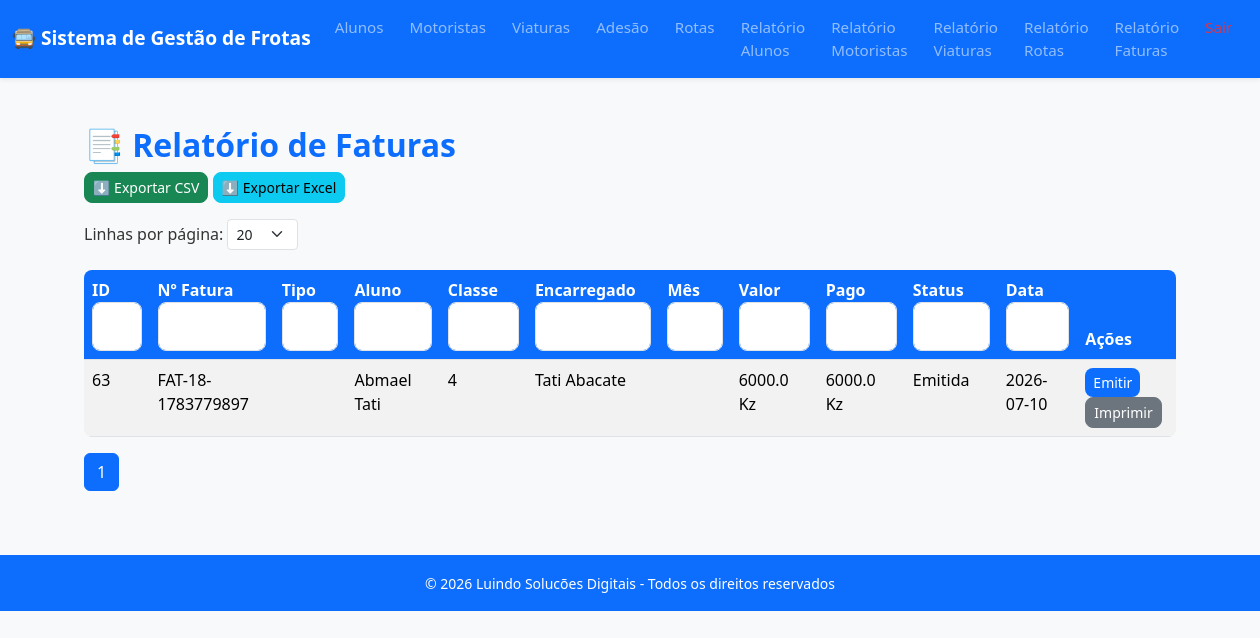
/relatorio/faturas (signed in), run on the app's committed database.
### tables this page shows
CREATE TABLE faturas (
    id_fatura INTEGER PRIMARY KEY AUTOINCREMENT,
    numero_fatura TEXT UNIQUE,
    mes TEXT,
    descricao TEXT,
    valor REAL,
    valor_pago REAL,
    remanescente REAL,
    metodo TEXT,
    data_pagamento TEXT,
    id_aluno INTEGER,
    observacoes TEXT, id_rota INTEGER, tipo TEXT DEFAULT 'Mensalidade' NOT NULL, status TEXT DEFAULT 'Pendente' NOT NULL, taxa_extra REAL,
    FOREIGN KEY (id_aluno) REFERENCES alunos(id_aluno)
);

CREATE TABLE alunos (
        id_aluno INTEGER PRIMARY KEY AUTOINCREMENT,
        nome TEXT NOT NULL,
        classe TEXT,
        encarregado TEXT,
        rota TEXT
    , periodo TEXT, ultimo_mes TEXT, status TEXT, telefone TEXT, id_rota INTEGER, valor REAL, adesao TEXT, data_adesao DATE);

### app.py (the view)
@app.route("/relatorio/faturas")
def relatorio_faturas():
    if not verificar_permissao(["Administrador", "Operador"]):
        return redirect(url_for("dashboard"))
    faturas = db.listar_faturas()  # usa a função que já tens
    return render_template("relatorio_faturas.html", faturas=faturas)

### app.py (called while the page is built)
def verificar_permissao(perfis_permitidos):
    if "usuario" not in session or session.get("perfil") not in perfis_permitidos:
        return False
    return True

### utils/db.py (called while the page is built)
def get_connection():
    conn = sqlite3.connect("frota.db")
    conn.row_factory = sqlite3.Row
    return conn

### templates/relatorio_faturas.html (shortened to what this page needs)
{% extends "base.html" %}
{% block content %}
<div class="container mt-4">
  <h2 class="fw-bold text-primary">📑 Relatório de Faturas</h2>
  <div class="mb-3">
    <button id="exportCSV" class="btn btn-success btn-sm">⬇️ Exportar CSV</button>
    <button id="exportExcel" class="btn btn-info btn-sm">⬇️ Exportar Excel</button>
  </div>
  <div class="mb-3">
    <label for="rowsPerPage" class="form-label">Linhas por página:</label>
    <select id="rowsPerPage" class="form-select form-select-sm" style="width:auto; display:inline-block;">
      <option value="20" selected>20</option>
    </select>
  </div>
  <table class="table table-striped mt-3" id="faturasTable">
    <thead>
      <tr>
        <th class="sortable">ID<br><input type="text" class="form-control filter"></th>
        <th class="sortable">Nº Fatura<br><input type="text" class="form-control filter"></th>
        <th class="sortable">Tipo<br><input type="text" class="form-control filter"></th>
        <th class="sortable">Aluno<br><input type="text" class="form-control filter"></th>
        <th class="sortable">Classe<br><input type="text" class="form-control filter"></th>
        <th class="sortable">Encarregado<br><input type="text" class="form-control filter"></th>
        <th class="sortable">Mês<br><input type="text" class="form-control filter"></th>
        <th class="sortable">Valor<br><input type="text" class="form-control filter"></th>
        <th class="sortable">Pago<br><input type="text" class="form-control filter"></th>
        <th class="sortable">Status<br><input type="text" class="form-control filter"></th>
        <th class="sortable">Data<br><input type="text" class="form-control filter"></th>
        <th>Ações</th>
      </tr>
    </thead>
    <tbody>
      {% for f in faturas %}
      <tr>
        <td>{{ f['id_fatura'] }}</td>
        <td>{{ f['numero_fatura'] }}</td>
        {% if f['tipo'] == 'Mensalidade' %}
          <td>Mensalidade - {{ f['mes'] }}</td>
        {% else %}
          <td>{{ f['tipo'] }}</td>
        {% endif %}
        <td>{{ f['nome_aluno'] }}</td>
        <td>{{ f['classe'] }}</td>
        <td>{{ f['encarregado'] }}</td>
        <td>{{ f['mes'] }}</td>
        <td>{{ f['valor'] }} Kz</td>
        <td>{{ f['valor_pago'] }} Kz</td>
        <td>{{ f['status'] }}</td>
        <td>{{ f['data_pagamento'] }}</td>
        <td>
          <a href="{{ url_for('emitir_fatura', id_fatura=f['id_fatura']) }}" class="btn btn-primary btn-sm">Emitir</a>
          <button onclick="window.print()" class="btn btn-secondary btn-sm">Imprimir</button>
        </td>
      </tr>
      {% endfor %}
    </tbody>
  </table>
  <nav>
    <ul class="pagination" id="pagination"></ul>
  </nav>
</div>
{% endblock %}

### static/css/style.css (style rules this page uses)
body { font-family: 'Segoe UI', Roboto, Helvetica, Arial, sans-serif; background-color: #f8f9fa; color: #333; margin: 0; padding: 0; }
a { text-decoration: none; color: #0d6efd; }
.form-control { border-radius: 8px; padding: 0.75rem; font-size: 0.95rem; }
.form-label { font-weight: 500; }
.btn { border-radius: 8px; font-weight: 500; transition: all 0.3s ease; }
.btn-primary { background-color: #0d6efd; border: none; }
.table { border-radius: 8px; overflow: hidden; }
.table th { background-color: #0d6efd; color: #fff; font-weight: 600; }
.table-striped tbody tr:nth-child(odd) { background-color: #f2f6fc; }

### data on the page
faturas: id_fatura "63", numero_fatura "FAT-18-1783779897", nome_aluno "Abmael Tati", classe "4", encarregado "Tati Abacate", valor "6000.0", valor_pago "6000.0", status "Emitida", data_pagamento "2026-07-10"
